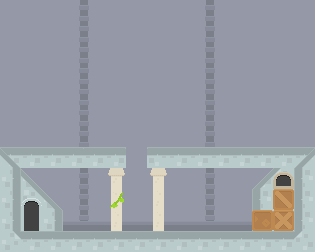

A level layout from a 2D game, rendered from its tile map. Below: a short description, then the map file with its tile-grid data intact:
An orthogonal 15x12 tile map with 21x21 px tiles, 5 tile layers (farground, background, interactive, platform, ...), 2 tilesets and 6 objects (exit, begin, switch, enemyStop1, enemyBegin, ...).

<map version="1.0" orientation="orthogonal" renderorder="right-down" width="15" height="12" tilewidth="21" tileheight="21" nextobjectid="16">
 <tileset firstgid="1" name="hints" tilewidth="70" tileheight="70" tilecount="4" columns="4">
  <image source="images/collision.png" width="280" height="70" />
 </tileset>
 <tileset firstgid="5" name="pixel" tilewidth="21" tileheight="21" spacing="2" margin="2" tilecount="900" columns="30">
  <image source="images/pixel.png" width="692" height="692" />
 </tileset>
 <layer name="farground" width="15" height="12">
  <data encoding="csv">
699,699,699,700,698,699,699,699,699,700,698,699,699,699,699,
699,699,699,700,698,699,699,699,699,700,698,699,699,699,699,
699,699,699,700,698,699,699,699,699,700,698,699,699,699,699,
699,699,699,700,698,699,699,699,699,700,698,699,699,699,699,
699,699,699,700,698,699,699,699,699,700,698,699,699,699,699,
699,699,699,700,698,699,699,699,699,700,698,699,699,699,699,
699,699,699,700,698,699,699,699,699,700,698,699,699,699,699,
0,699,699,700,698,699,699,699,699,700,698,699,699,699,0,
0,699,699,700,698,699,699,699,699,700,698,699,699,699,0,
0,699,699,700,698,699,699,699,699,700,698,699,0,699,0,
0,759,699,760,758,759,759,759,759,760,758,759,759,760,759,
0,0,0,0,0,0,0,0,0,0,0,0,0,0,0
</data>
 </layer>
 <layer name="background" width="15" height="12">
  <data encoding="csv">
0,0,0,0,0,0,0,0,0,0,0,0,0,0,0,
0,0,0,0,0,0,0,0,0,0,0,0,0,0,0,
0,0,0,0,0,0,0,0,0,0,0,0,0,0,0,
0,0,0,0,0,0,0,0,0,0,0,0,0,0,0,
0,0,0,0,0,0,0,0,0,0,0,0,0,0,0,
0,0,0,0,0,0,0,0,0,0,0,0,0,0,0,
0,0,0,0,0,0,0,0,0,0,0,0,0,0,0,
1073742166,0,0,0,0,0,0,0,0,0,0,0,0,311,0,
342,2684354871,0,0,0,0,0,0,0,0,0,0,311,341,0,
0,342,2684354871,0,0,0,0,0,0,0,0,0,1610613044,337,0,
0,337,2684354868,0,0,0,0,0,0,0,0,0,1610613044,337,0,
0,0,0,0,0,0,0,0,0,0,0,0,0,0,0
</data>
 </layer>
 <layer name="interactive" width="15" height="12">
  <data encoding="csv">
0,0,0,0,0,0,0,0,0,0,0,0,0,0,0,
0,0,0,0,0,0,0,0,0,0,0,0,0,0,0,
0,0,0,0,0,0,0,0,0,0,0,0,0,0,0,
0,0,0,0,0,0,0,0,0,0,0,0,0,0,0,
0,0,0,0,0,0,0,0,0,0,0,0,0,0,0,
0,0,0,0,0,0,0,0,0,0,0,0,0,0,0,
0,0,0,0,0,0,0,0,0,0,0,0,0,0,0,
0,0,0,0,0,0,0,0,0,0,0,0,0,0,0,
0,0,0,0,0,0,0,0,0,0,0,0,0,797,0,
0,141,0,0,0,0,0,0,0,0,0,0,0,0,0,
0,142,0,0,0,0,0,0,0,0,0,0,0,0,0,
0,0,0,0,0,0,0,0,0,0,0,0,0,0,0
</data>
 </layer>
 <layer name="platform" width="15" height="12">
  <data encoding="csv">
0,0,0,0,0,0,0,0,0,0,0,0,0,0,0,
0,0,0,0,0,0,0,0,0,0,0,0,0,0,0,
0,0,0,0,0,0,0,0,0,0,0,0,0,0,0,
0,0,0,0,0,0,0,0,0,0,0,0,0,0,0,
0,0,0,0,0,0,0,0,0,0,0,0,0,0,0,
0,0,0,0,0,0,0,0,0,0,0,0,0,0,0,
0,0,0,0,0,0,0,0,0,0,0,0,0,0,0,
308,308,308,308,308,308,0,308,308,308,308,308,308,308,308,
2684354868,0,0,0,0,0,0,0,0,0,0,0,0,0,1610613044,
2684354868,0,0,0,0,0,0,0,0,0,0,0,0,195,1610613044,
2684354868,0,0,0,0,0,0,0,0,0,0,0,198,196,1610613044,
2684354901,308,308,308,308,308,308,308,308,308,308,308,308,308,341
</data>
 </layer>
 <layer name="foreground" width="15" height="12">
  <data encoding="csv">
0,0,0,0,0,0,0,0,0,0,0,0,0,0,0,
0,0,0,0,0,0,0,0,0,0,0,0,0,0,0,
0,0,0,0,0,0,0,0,0,0,0,0,0,0,0,
0,0,0,0,0,0,0,0,0,0,0,0,0,0,0,
0,0,0,0,0,0,0,0,0,0,0,0,0,0,0,
0,0,0,0,0,0,0,0,0,0,0,0,0,0,0,
0,0,0,0,0,0,0,0,0,0,0,0,0,0,0,
312,0,0,309,0,309,0,2147483957,0,0,0,0,0,0,1610613048,
0,0,0,0,0,437,0,437,0,0,0,0,0,0,0,
0,0,0,0,0,436,0,434,0,0,0,0,0,0,0,
0,0,0,0,0,434,0,434,0,0,0,0,0,0,0,
0,0,0,0,0,0,0,0,0,0,0,0,0,0,0
</data>
 </layer>
 <objectgroup name="evenement">
  <object id="1" name="exit" type="exit" x="273" y="168" width="22.5" height="21" />
  <object id="5" name="begin" type="begin" x="21" y="189" width="20.5" height="40" />
  <object id="10" name="switch" x="126" y="168" width="20.6667" height="19.3333" />
  <object id="12" name="enemyStop1" x="136.5" y="31.5" width="21" height="19.3333" />
  <object id="13" name="enemyBegin" x="26.25" y="73.5" width="21.3333" height="20.3333" />
  <object id="14" name="enemyEnd" x="273" y="73.5" width="20" height="19.3333" />
 </objectgroup>
</map>
